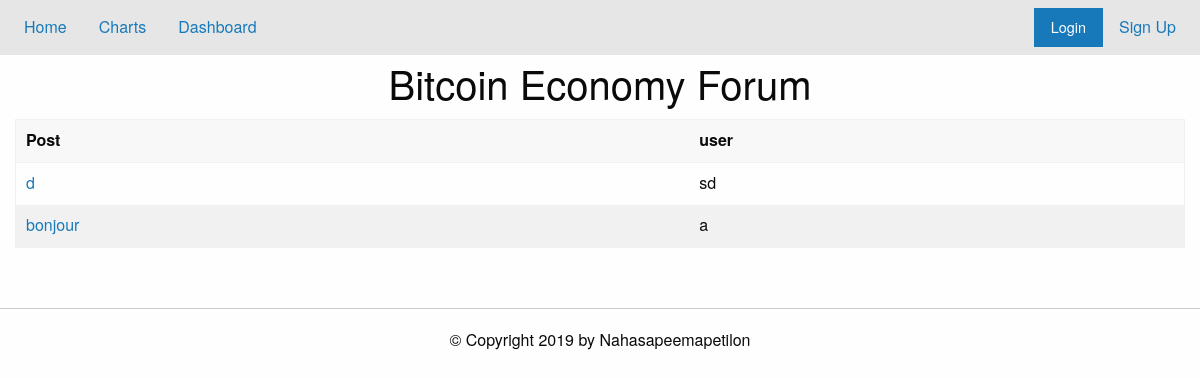
/forum?topics=btc_economy, run on an earlier commit of the app's database.
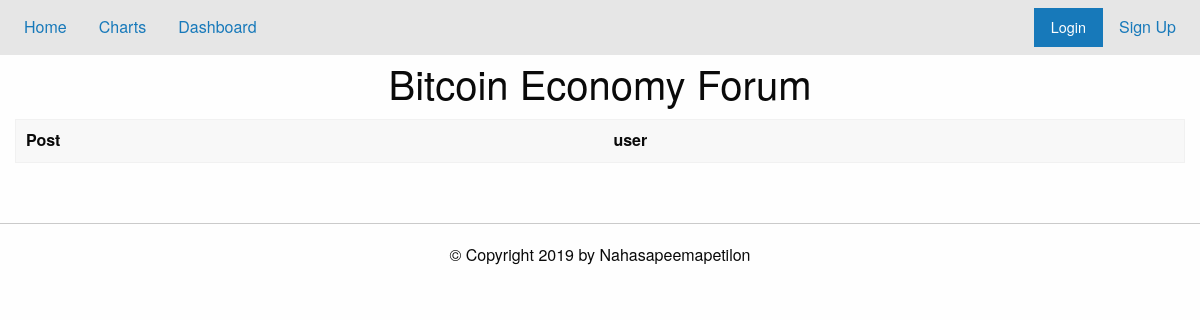
And on a later commit of the database.
### tables this page shows
CREATE TABLE threads (threadID INT PRIMARY KEY, topic TEXT, post TEXT, user TEXT);

### app.py (the view)
@app.route("/forum", methods=['POST', 'GET'])
def load_forum():
    db = sqlite3.connect('./data/base.db')
    c = db.cursor()
    topic = request.args.get('topics')
    if topic not in goodTopics.keys():
        flash('Oops, this topic is not yet available')
        return redirect('/')
    threads= dbEditor.viewTopic(c, topic)
    print (threads)
    db.close()
    englishtopic=goodTopics[topic]
    return render_template('forum.html', notLoggedIn=noUser(),topic=englishtopic, idtopic=topic, threads= threads)

### app.py (called while the page is built)
def noUser():
    return 'username' not in session.keys()

### util/dbEditor.py (called while the page is built)
def viewTopic(cursor,topi):
    l = list(cursor.execute("SELECT threadID,user,post FROM threads WHERE topic = ?;",(topi,)))
    return l

### templates/forum.html (shortened to what this page needs)
{% extends "home.html" %}
{% block content %}
<h2 class="text-center"> {{topic}} Forum </h2>
<div class="grid-container">
{% set msgs = get_flashed_messages() %}
<table class="hover">
  <thead><tr>
      <th> Post </th><th> user </th>
  </tr></thead>
  <tbody>
    {% for thread in threads %}
    <tr>
      <td><a href="/thread?id={{thread[0]}}">{{ thread[2] }}</a></td>
      <td>{{thread[1]}}</td>
    </tr>
    {% endfor %}
  </tbody>
</table>
</div>
{% endblock %}

### templates/home.html (shortened to what this page needs)
{% extends "layout.html" %}
{% block pageTop %}
<div class="top-bar">
  <div class="top-bar-left"><ul class="menu">
      <li><a href="/">Home</a></li>
      <li><a href="/chart">Charts</a></li>
	  <li><a href="/coins">Dashboard</a><li>
  </ul></div>
  <div class="top-bar-right"><ul class="menu">
      {% if notLoggedIn %}
      <li><button class="button" type="button" data-toggle="example-dropdown">Login</button>
      </li>
      <li><a href="/register_page"> Sign Up</a></li>
      {% else %}
      <li> <a href="/profile"> Profile</a></li>
      <li> <a href="/logout"> LogOut </a></li>
      {% endif %}
  </ul></div>
</div>
{% endblock %}

### templates/layout.html (shortened to what this page needs)
<!DOCTYPE html>
<html lang="en" >
  <head>
    <link rel="stylesheet" href="https://cdn.jsdelivr.net/npm/foundation-sites@6.5.1/dist/css/foundation.min.css">
    <link rel="stylesheet" href="https://cdnjs.cloudflare.com/ajax/libs/foundation/6.0.1/css/foundation.css">
  </head>
  <body>
    {% block pageTop %}{% endblock %}
    {% block content %}{% endblock %}
    <br><hr>
    <div id="footer" class="grid-container">
      <div class="grid-x grid-padding-x">
	<div class="cell">
      {% block footer %}
      <h6 class="text-center"> &copy; Copyright 2019 by Nahasapeemapetilon</h6>
      {% endblock %}
	</div>
      </div>
    </div>
  </body>
</html>

What changed in the data, as far as the page shows it:
removed threads: post "d", user "sd"
removed threads: post "bonjour", user "a"
